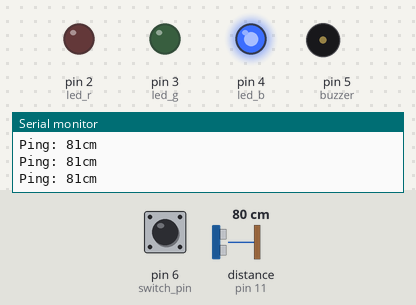
Simulated run of this sketch. Board: Arduino Uno, built with avr-gcc and run on an emulated ATmega328P. Parts: output pins drawn as LEDs (lit = HIGH), buzzer (waves = sounding, pin HIGH), the last lines printed to the serial monitor. The inputs (shaded band) are chosen by the test bench; at power-on: distance to the obstacle (sensor on pin 11) 80 cm, pin 6 (switch_pin) LOW. The echo pulse lasts 58.3 µs per cm.

Above: at 1.2 s.
1.3 s: distance to the obstacle (sensor on pin 11) set to 55 cm
2.8 s: distance to the obstacle (sensor on pin 11) set to 46 cm
At 4.0 s:
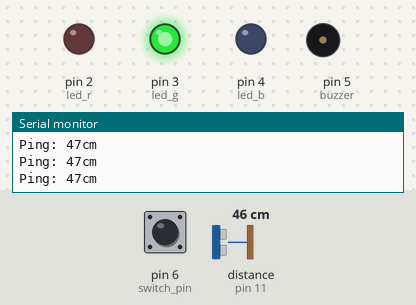
4.3 s: distance to the obstacle (sensor on pin 11) set to 23 cm
5.8 s: distance to the obstacle (sensor on pin 11) set to 18 cm
At 6.3 s:
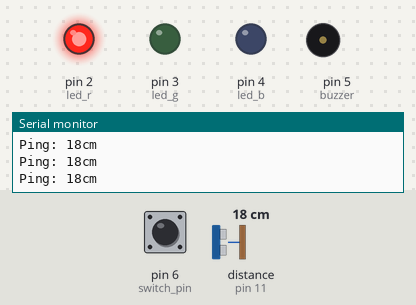
7.3 s: distance to the obstacle (sensor on pin 11) set to 35 cm
At 7.7 s:
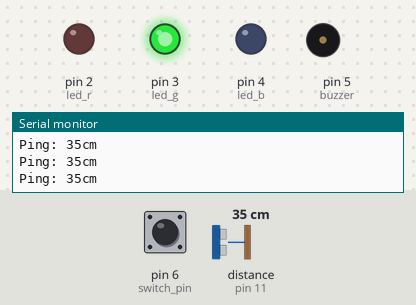
8.8 s: distance to the obstacle (sensor on pin 11) set to 2 cm
At 10.0 s:
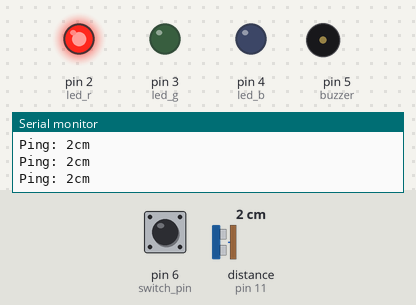
Timing chart, 0 to 11.3 s (numbered marks = the images above; inputs shaded):
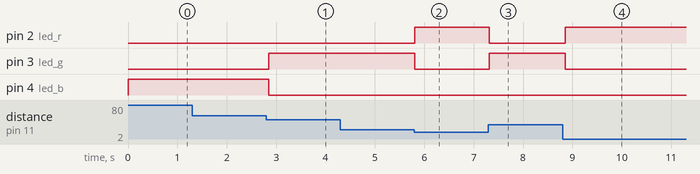

The sketch:

Mesafe-Uyari-Sistemi.ino
```cpp
#define led_r 2
#define led_g 3
#define led_b 4
#define buzzer 5
#define switch_pin 6

#include <NewPing.h>

#define TRIGGER_PIN 12
#define ECHO_PIN 11
#define MAX_DISTANCE 200

NewPing sonar(TRIGGER_PIN, ECHO_PIN, MAX_DISTANCE);

void ledsOff() {
  digitalWrite(led_r, LOW);
  digitalWrite(led_g, LOW);
  digitalWrite(led_b, LOW);
  digitalWrite(buzzer, LOW);
}

void setup() {
  Serial.begin(9600);

  pinMode(led_r, OUTPUT);
  pinMode(led_g, OUTPUT);
  pinMode(led_b, OUTPUT);
  pinMode(buzzer, OUTPUT);

  pinMode(switch_pin, INPUT);

  digitalWrite(led_r, LOW);
  digitalWrite(led_g, LOW);
  digitalWrite(led_b, LOW);
  digitalWrite(buzzer, LOW);
}

void loop() {
  int distance = sonar.ping_cm();

  Serial.print("Ping: ");
  Serial.print(distance);
  Serial.println("cm");

  ledsOff();

  if (distance == 0 || distance > 50) {
    digitalWrite(led_b, HIGH);

  } else if (distance > 20) {
    digitalWrite(led_g, HIGH);
  } else {
    digitalWrite(led_r, HIGH);

    if (digitalRead(switch_pin) == HIGH) {
      digitalWrite(buzzer, HIGH);
    }
  }

  delay(50);
}
```

Measured:
- the behaviour switches between 50 and 49 cm on distance to the obstacle (sensor on pin 11) (found by bisection; images 0 and 1)
- the behaviour switches between 21 and 20 cm on distance to the obstacle (sensor on pin 11) (found by bisection; images 1 and 2)
- after the input at 2.8 s, pin 3 (led_g): LOW → HIGH after 0.05 s; pin 4 (led_b): HIGH → LOW after 0.05 s
- after the input at 5.8 s, pin 2 (led_r): LOW → HIGH at once; pin 3 (led_g): HIGH → LOW at once
- after the input at 7.3 s, pin 2 (led_r): HIGH → LOW at once; pin 3 (led_g): LOW → HIGH at once
- after the input at 8.8 s, pin 2 (led_r): LOW → HIGH after 0.05 s; pin 3 (led_g): HIGH → LOW after 0.05 s
